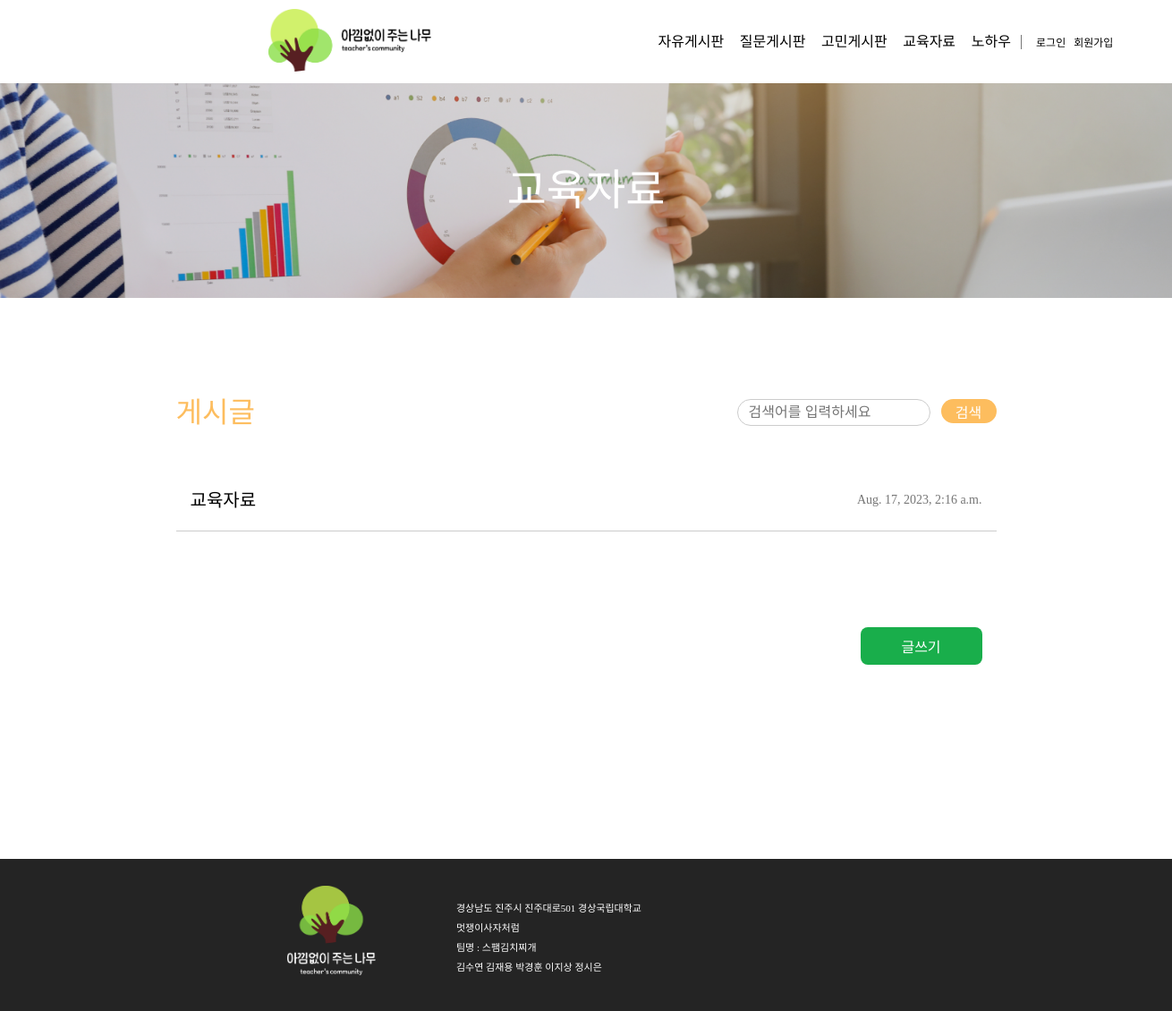
The app's page /edu_board/, older data.
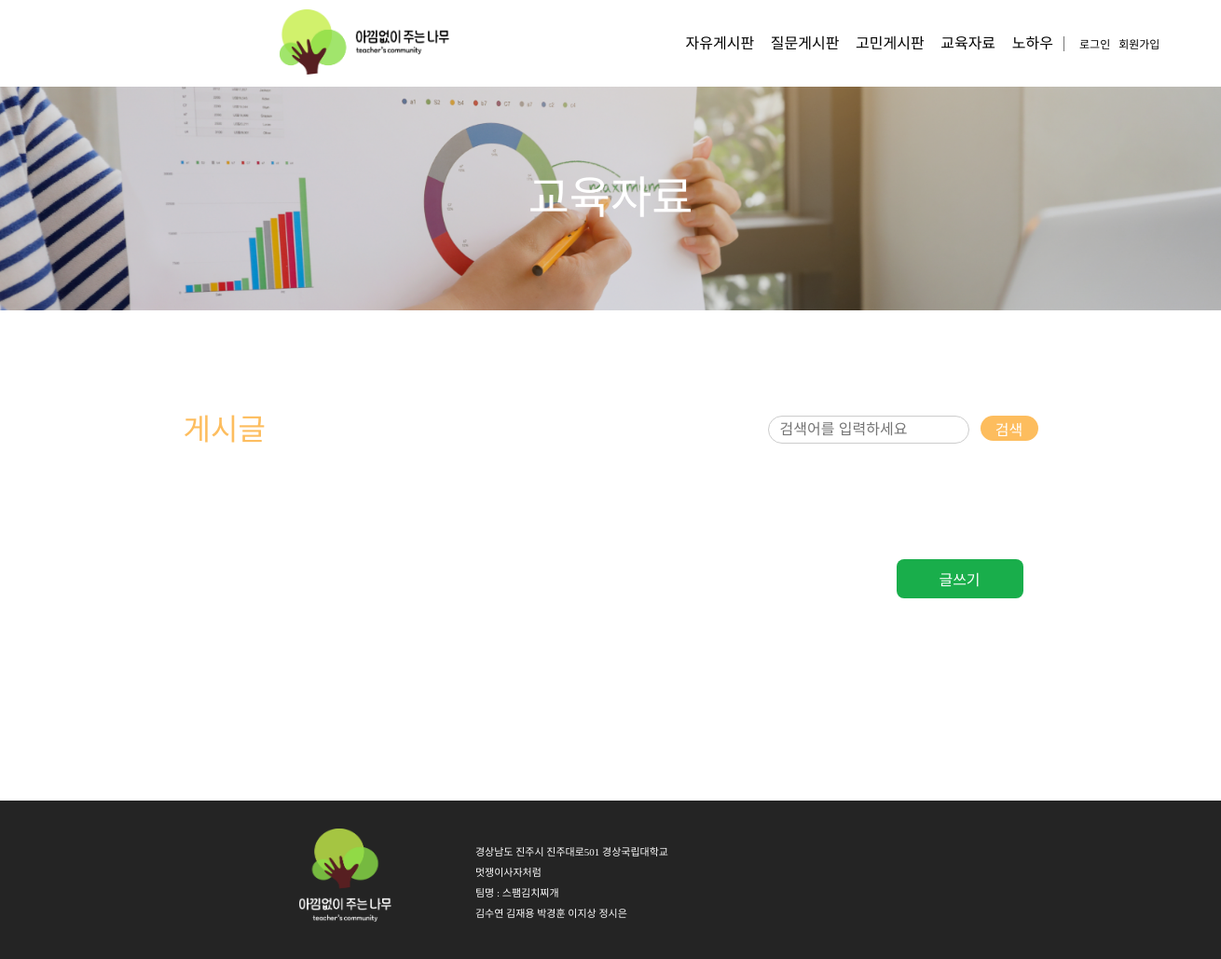
The same page, newer data.
### teacher_community/models.py (models this page shows, shortened)
class Post(models.Model):
    author = models.ForeignKey(
        Teacher, related_name="post_author", on_delete=models.CASCADE
    )
    title = models.CharField(max_length=255)
    content = models.TextField()
    created_at = models.DateTimeField(auto_now_add=True)
    updated_at = models.DateTimeField(auto_now=True)
    views = models.PositiveIntegerField(default=0)  # 조회수 필드 추가
    likes_user = models.ManyToManyField(
        settings.AUTH_USER_MODEL, related_name="likes_user", blank=True
    )
    category = models.CharField(max_length=10)
    file = models.FileField(upload_to="post_files/", blank=True, null=True)  # 파일 첨부 필드
    class Meta:
        ordering = ["-created_at"]  # 최신 글이 먼저 오도록 정렬

### teacher_community/views.py (the view)
# urls.py: path("edu_board/", views.edu_board, name="edu_board"),
def edu_board(request):
    posts = Post.objects.filter(category="교육자료")
    return render(request, "edu_board.html", {"posts": posts})

### templates/edu_board.html (shortened to what this page needs)
{% extends 'nav_footer.html' %}
{% load static %}
{% block content %}
<!DOCTYPE html>
<html lang="ko">
<head>
  <link rel="stylesheet" href="{% static 'css/edu_board.css' %}">
</head>
<body>
  <div class="wrapper">
    <div class="backgroundTitle"><span>교육자료</span></div>
    <div class="main">
      <div class="upMain">
        <div class="postName">게시글</div>
        <div class="search">
          <form action="{% url 'edu_search' %}" method="GET">
            <div class="searchwrapper">
              <div class="searchBox">
                <input type="text" class="textBox" name="q" placeholder="검색어를 입력하세요">
              </div>
              <button type="submit" class="searchButton">
                <div class="searchButtonText">검색</div>
              </button>
            </div>
          </form>
        </div>
      </div>
      <div class="midMain">
        {% for post in posts %}
          <a href="{% url 'detail' post.id %}" class="post">
            <div class="postTitle">{{ post.title }}</div>
            <div class="postTime">{{ post.created_at }}</div>
          </a>
        {% endfor %}
      </div>
      <div class="downMain">
        <div class="writeWrapper">
          <button class="write_btn"><a href="{% url 'edu_write' %}">글쓰기</a></button>
        </div>
      </div>
    </div>
  </div>
</body>
</html>
{% endblock %}

Row changes from the older to the newer data that the page shows:
removed Post: title "교육자료", created_at "Aug. 17, 2023, 2:16 a.m."
